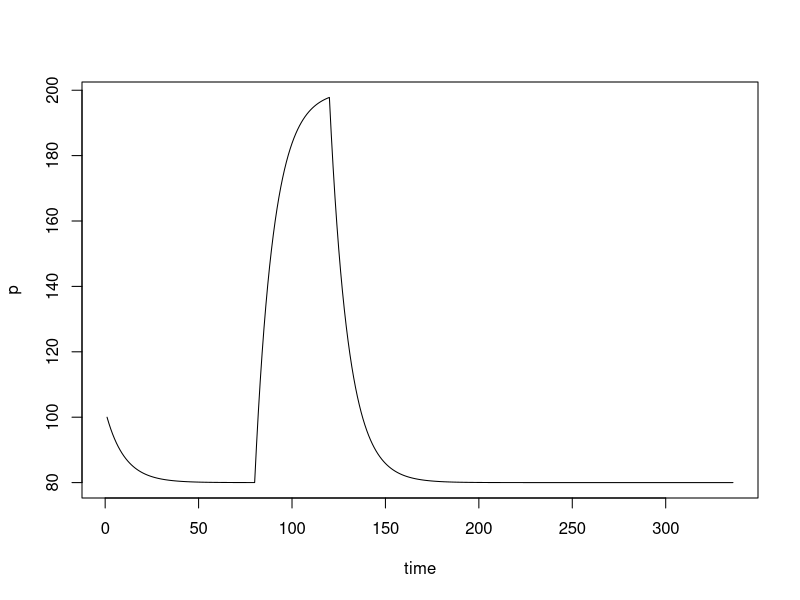

Reproduce this figure in R.
library(deSolve)

DOCin = function(t) {
  if(t < 80 || t > 120){
    return(8)
  } else {
    return(20)
  }
}

pool =  function(t, y, params) {
  DOC = y[1]
  with(as.list(params), {
    dDOC = -k * DOC + DOCin(t)
    return(list(dDOC))
  })
}

params = c(k=.1, DOCin = 8)
Initial.DOC = 100 # units ?
one.week = 24*7
two.weeks = 24*14
t = 1:two.weeks

out = ode(y = Initial.DOC, times = t, func = pool, parms = params)

matplot(t, out[,2], type = "l", ylab = "p", xlab = "time")
